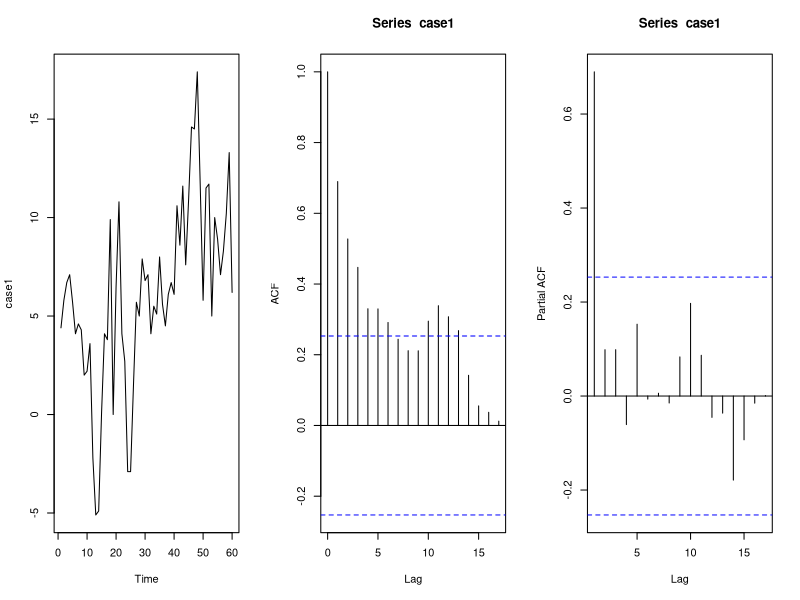
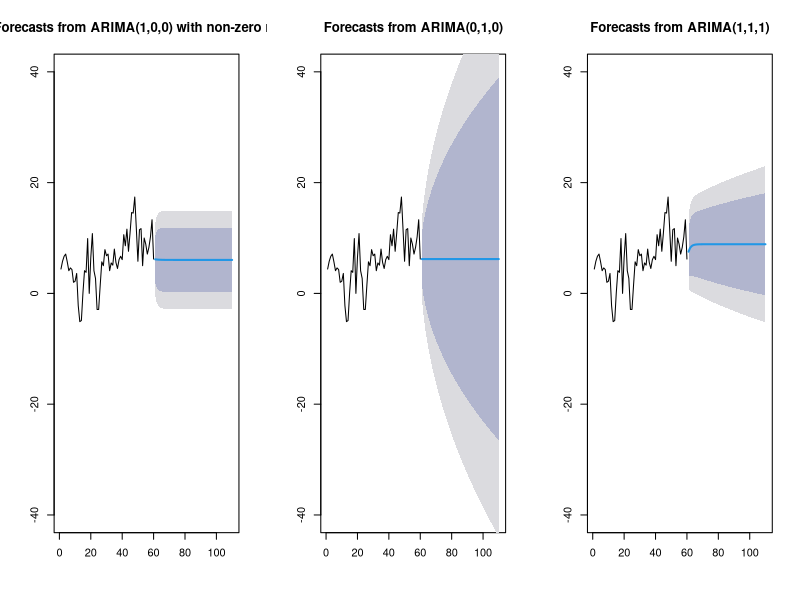
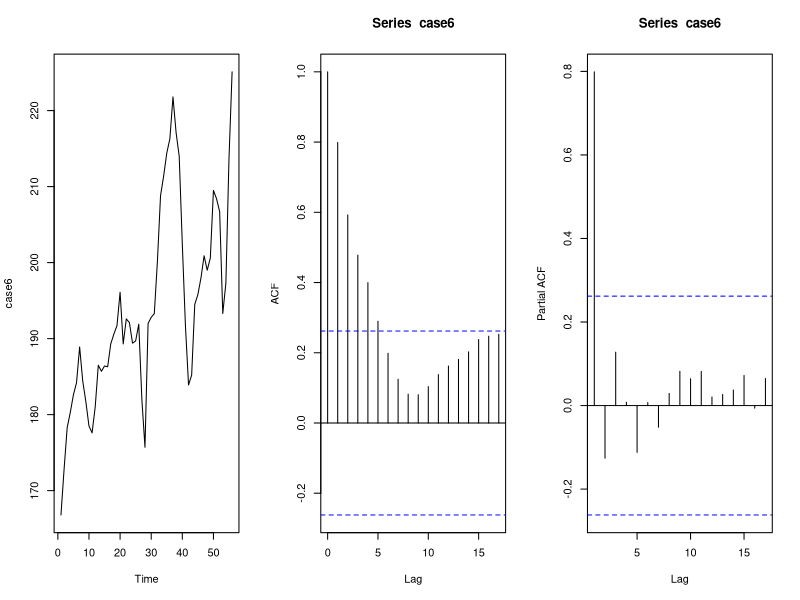
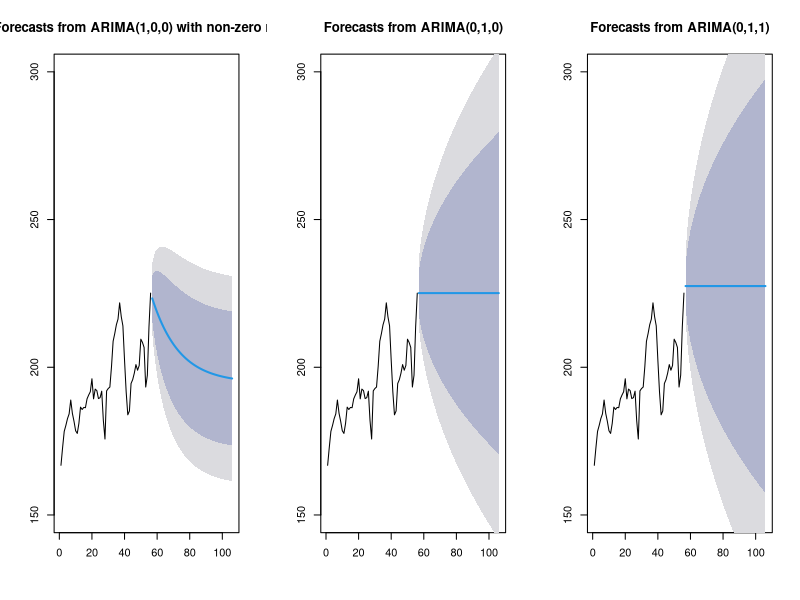

Source code (R) for these figures, in order:
## ---- chunk 1
# Install necessary packages
list_packages <- c("forecast", "readxl", "stargazer", "fpp", 
                   "fpp2", "scales", "quantmod", "urca",
                   "vars", "tseries", "ggplot2", "dplyr")
new_packages <- list_packages[!(list_packages %in% installed.packages()[,"Package"])]
if(length(new_packages)) install.packages(new_packages)

# Load necessary packages
lapply(list_packages, require, character.only = TRUE)
## ---- chunk 2
case1=as.ts(scan("case1.txt"))
case1
par(mfrow=c(1,3))
plot(case1)
acf(case1)
pacf(case1)
## ---- chunk 3
fit <- arima(case1,order=c(1,0,0))
fit
## ---- chunk 4
adf.test(case1,k=1)
adf.test(case1,k=2)
## ---- chunk 5
par(mfrow=c(1,3))
plot(forecast(fit,h=50),ylim=c(-40,40))
fit2 <- arima(case1,order=c(0,1,0))
fit2
plot(forecast(fit2,h=50),ylim=c(-40,40))
fitauto <- auto.arima(case1)
fitauto
plot(forecast(fitauto,h=50),ylim=c(-40,40))
## ---- chunk 6
case6=as.ts(scan("case5.txt"))
case6
par(mfrow=c(1,3))
plot(case6)
acf(case6)
pacf(case6)
adf.test(case6)
## ---- chunk 7
par(mfrow=c(1,3))
fit <- arima(case6,order=c(1,0,0))
fit
plot(forecast(fit,h=50),ylim=c(150,300))
fit2 <- arima(case6,order=c(0,1,0))
fit2
plot(forecast(fit2,h=50),ylim=c(150,300))
fitauto <- auto.arima(case6)
fitauto
plot(forecast(fitauto,h=50),ylim=c(150,300))
